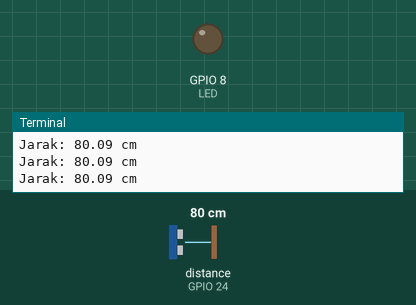
A program run on a simulated Raspberry Pi (BCM pin numbers). Parts: output pins drawn as LEDs (lit = HIGH), the last lines printed to the terminal. The inputs (shaded band) are chosen by the test bench; at power-on: distance to the obstacle (sensor on GPIO 24) 80 cm. The echo pulse lasts 58.3 µs per cm; the clock reads 2024-03-15 10:24:30 at power-on unless the program sets it; pins used as bus, display or sensor lines are not drawn.

Above: at 1.2 s.
1.3 s: distance to the obstacle (sensor on GPIO 24) set to 21 cm
2.8 s: distance to the obstacle (sensor on GPIO 24) set to 17 cm
At 3.5 s:
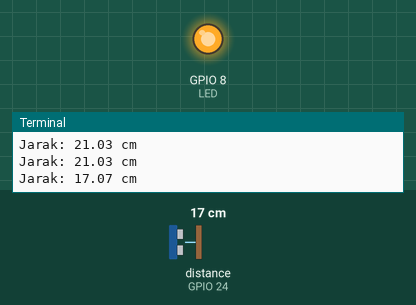
4.5 s: distance to the obstacle (sensor on GPIO 24) set to 35 cm
At 4.9 s:
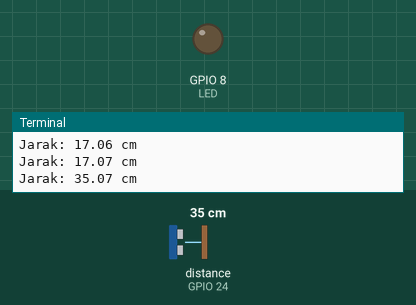
6.0 s: distance to the obstacle (sensor on GPIO 24) set to 2 cm
At 7.4 s:
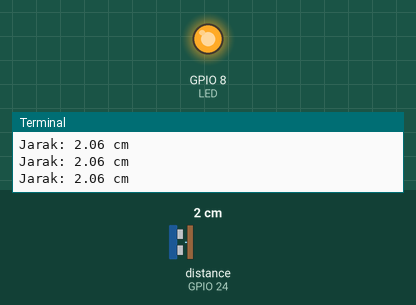
Timing chart, 0 to 8.5 s (numbered marks = the images above; inputs shaded):
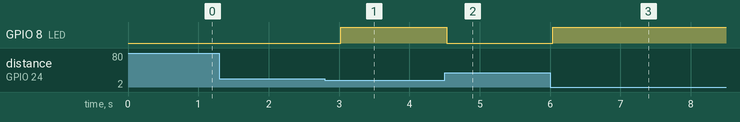

The program:

jarak_led.py
```python
import RPi.GPIO as GPIO
import time

# Setup mode GPIO
GPIO.setmode(GPIO.BCM)
GPIO.setwarnings(False)

# Definisikan pin
TRIG = 23
ECHO = 24
LED = 8

# Setup pin
GPIO.setup(TRIG, GPIO.OUT)
GPIO.setup(ECHO, GPIO.IN)
GPIO.setup(LED, GPIO.OUT)

def get_distance():
    # Kirim sinyal TRIG
    GPIO.output(TRIG, True)
    time.sleep(0.00001)
    GPIO.output(TRIG, False)

    # Tunggu ECHO mulai
    while GPIO.input(ECHO) == 0:
        pulse_start = time.time()
    # Tunggu ECHO selesai
    while GPIO.input(ECHO) == 1:
        pulse_end = time.time()
    # Hitung durasi pulse
    pulse_duration = pulse_end - pulse_start
    distance = pulse_duration * 17150  # Kecepatan suara
    distance = round(distance, 2)

    return distance

try:
    while True:
        dist = get_distance()
        print(f"Jarak: {dist} cm")

        if dist < 20:
            GPIO.output(LED, GPIO.HIGH)  # Nyalakan LED
        else:
            GPIO.output(LED, GPIO.LOW)   # Matikan LED

        time.sleep(0.5)

except KeyboardInterrupt:
    print("Dihentikan oleh pengguna")
    GPIO.cleanup()
```

Measured:
- the behaviour switches between 20 and 19 cm on distance to the obstacle (sensor on GPIO 24) (found by bisection; images 0 and 1)
- after the input at 2.8 s, GPIO 8 (LED): LOW → HIGH after 0.22 s
- after the input at 4.5 s, GPIO 8 (LED): HIGH → LOW at once
- after the input at 6.0 s, GPIO 8 (LED): LOW → HIGH at once
